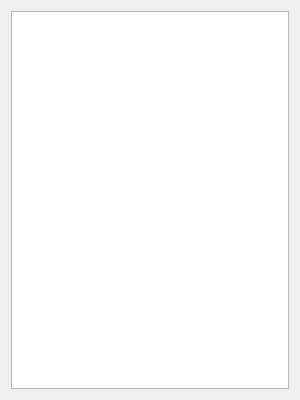
<?xml version="1.0" encoding="UTF-8"?>
<ui version="4.0">
 <class>LabelList</class>
 <widget class="QWidget" name="LabelList">
  <property name="geometry">
   <rect>
    <x>0</x>
    <y>0</y>
    <width>300</width>
    <height>400</height>
   </rect>
  </property>
  <property name="windowTitle">
   <string>LabelList</string>
  </property>
  <layout class="QVBoxLayout" name="verticalLayout">
   <item>
    <widget class="QListWidget" name="listWidget_labels"/>
   </item>
  </layout>
 </widget>
 <resources/>
 <connections/>
</ui>
